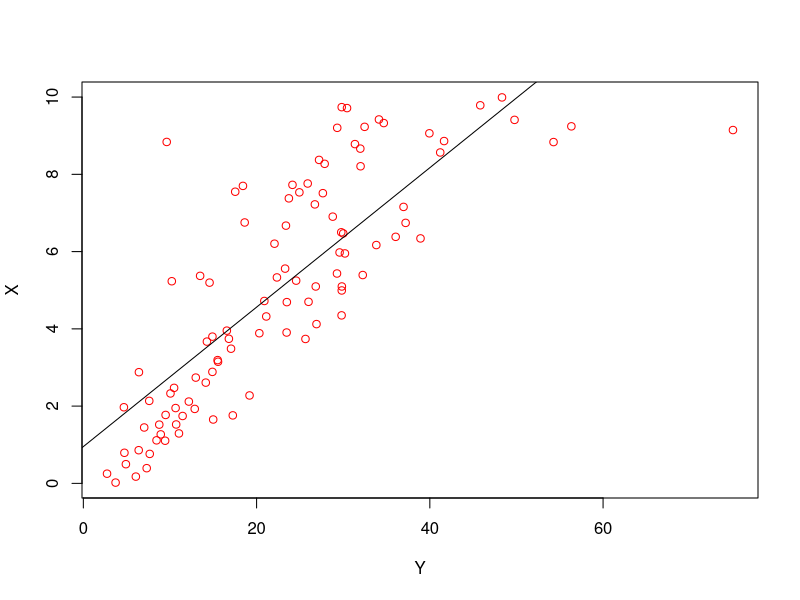
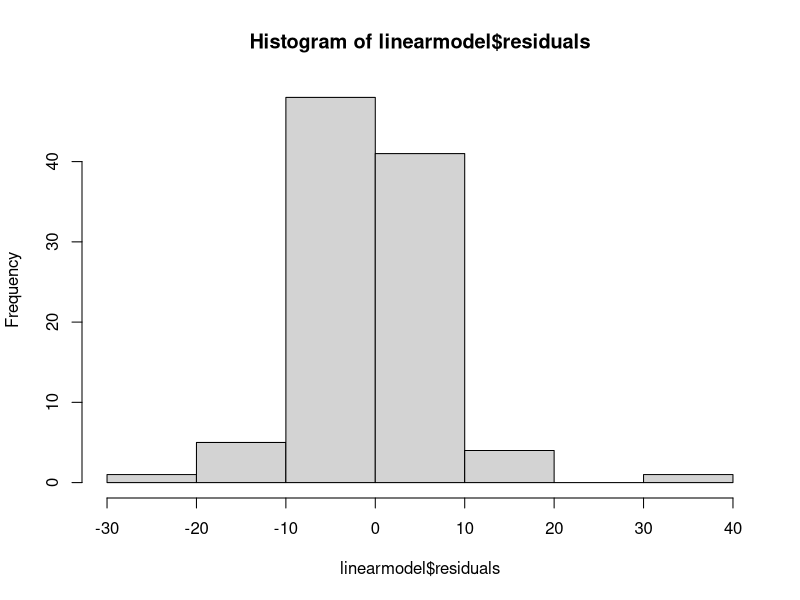
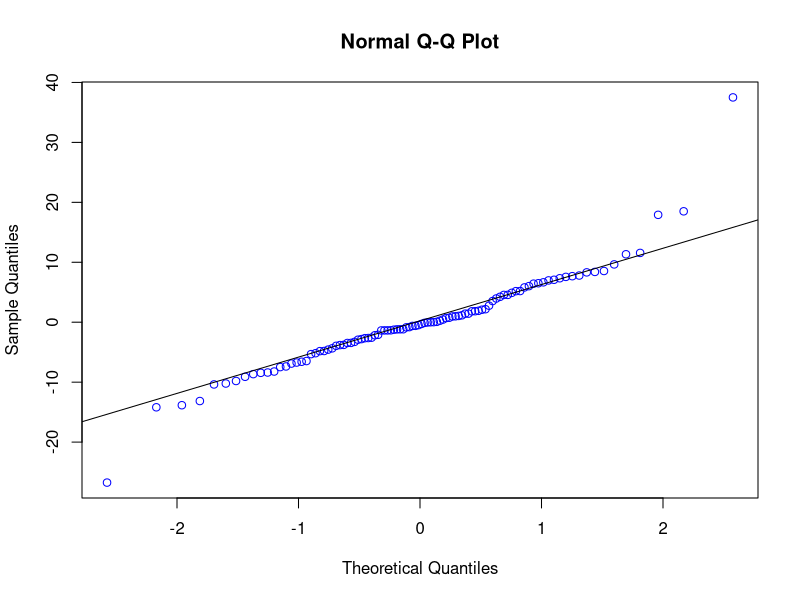
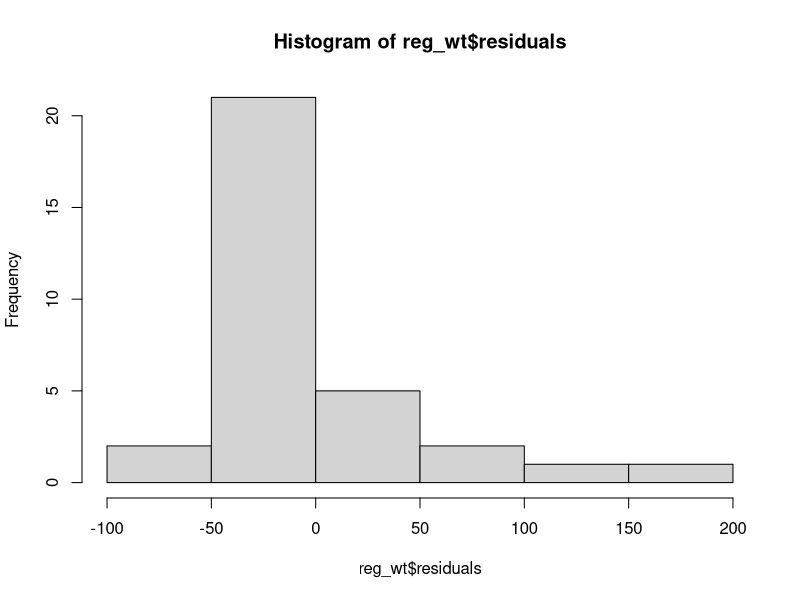
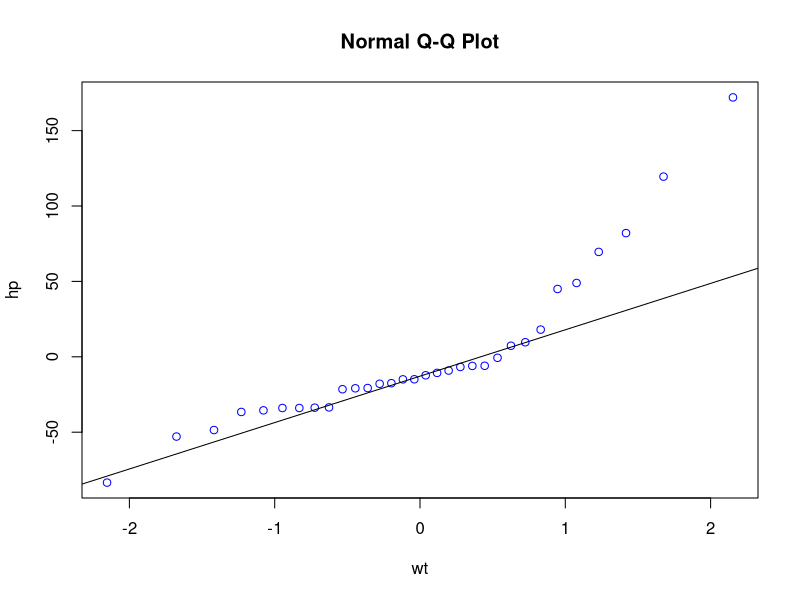
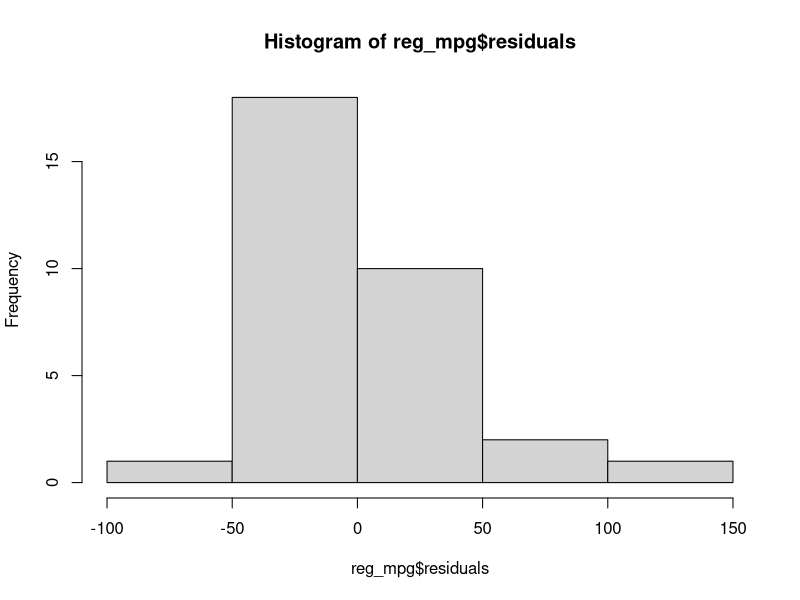
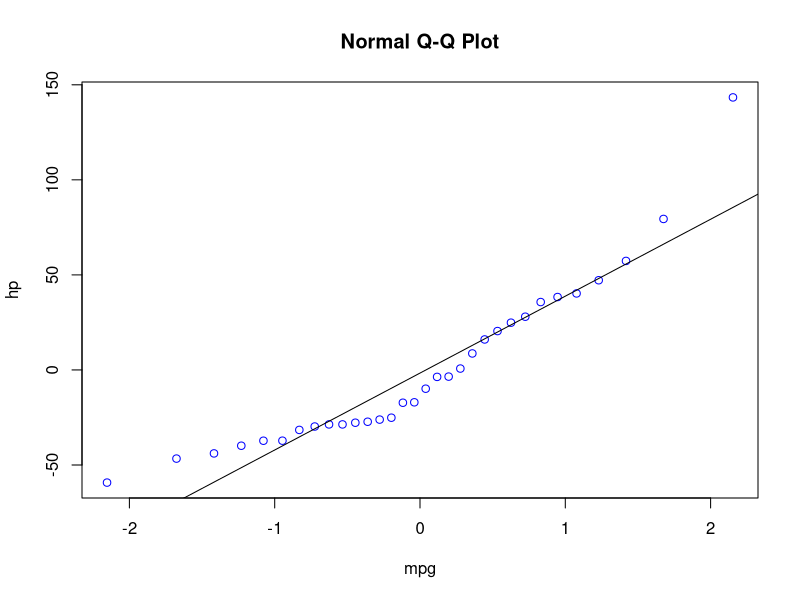
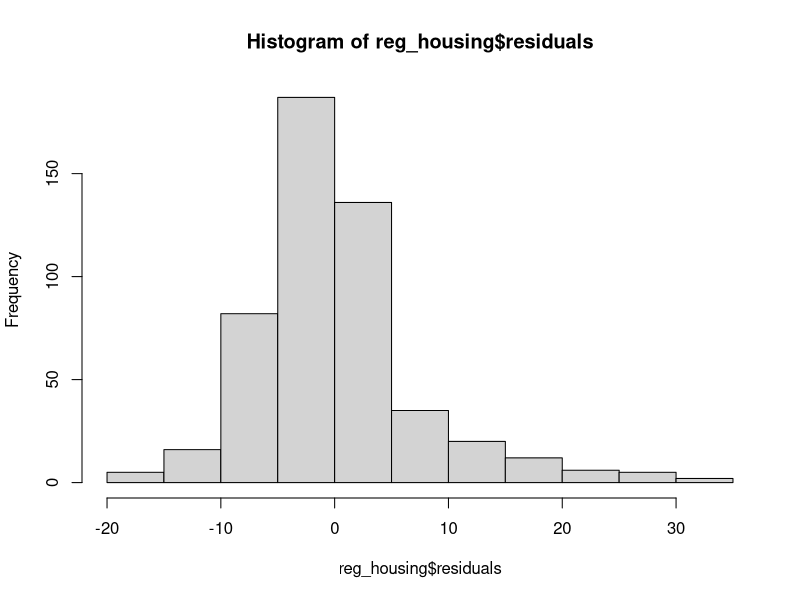

Write the R code that produced these figures, in order.
## ---- chunk 1
knitr::opts_chunk$set(echo = TRUE)
## ---- chunk 2
set.seed(2017)
X=runif(100)*10
Y=X*4+3.45
Y=rnorm(100)*0.29*Y+Y
library("dplyr")
library("stats")
plot(Y,X,col= "RED")
abline(lsfit(Y,X))
## ---- chunk 3
linearmodel = lm(Y~X)
Y_cap  = 4.465 + 3.611*X
Y_cap
print(linearmodel)
summary(linearmodel)
## ---- chunk 4
linearmodel$residuals
hist(linearmodel$residuals)
qqnorm(linearmodel$residuals,col="blue")
qqline(linearmodel$residuals)
## ---- chunk 5
#linear model with weight as an estimator of hp
reg_wt <-lm(hp ~ wt, data = mtcars)
summary(reg_wt)
hist(reg_wt$residuals)
qqnorm(reg_wt$residuals, xlab = "wt", ylab ="hp",col="blue")
qqline(reg_wt$residuals)
#linear model with mpg as an estimator of hp
reg_mpg <-lm(hp ~ mpg, data = mtcars)
summary(reg_mpg)
hist(reg_mpg$residuals)
qqnorm(reg_mpg$residuals,xlab = "mpg", ylab ="hp",col="blue")
qqline(reg_mpg$residuals)

## ---- chunk 6
reg_cylmpg = lm(hp ~ cyl + mpg, data = mtcars)
summary(reg_cylmpg)
## ---- chunk 7
hp_pediction <- predict(reg_cylmpg,data.frame(cyl = c(4),mpg=c(22)))
hp_pediction 
## ---- chunk 8
predict(reg_cylmpg,data.frame(cyl = c(4),mpg=c(22)),interval = "prediction",level=0.85)
## ---- chunk 9
library("mlbench")
data(BostonHousing)
## ---- chunk 10
reg_housing = lm (medv ~ crim + zn + ptratio + chas, data = BostonHousing)
summary(reg_housing)
## ---- chunk 11
hist(reg_housing$residuals)
qqnorm(reg_housing$residuals,xlab= "crim,zn,ptratio,chas-residuals", ylab = "medv",col="blue")
qqline(reg_housing$residuals)
## ---- chunk 12
reg_housing1 = lm (medv ~ crim + zn + ptratio, data = BostonHousing)
summary(reg_housing1)
reg_housing2 = lm (medv ~ crim + zn, data = BostonHousing)
summary(reg_housing2)
reg_housing3 = lm (medv ~ crim, data = BostonHousing)
summary(reg_housing3)
## ---- chunk 13
houseprice1 = 49.91868 + (-1.49367*15)
houseprice1
houseprice2 = 49.91868 + (-1.49367*18)
houseprice2
## ---- chunk 14
anova(reg_housing)
